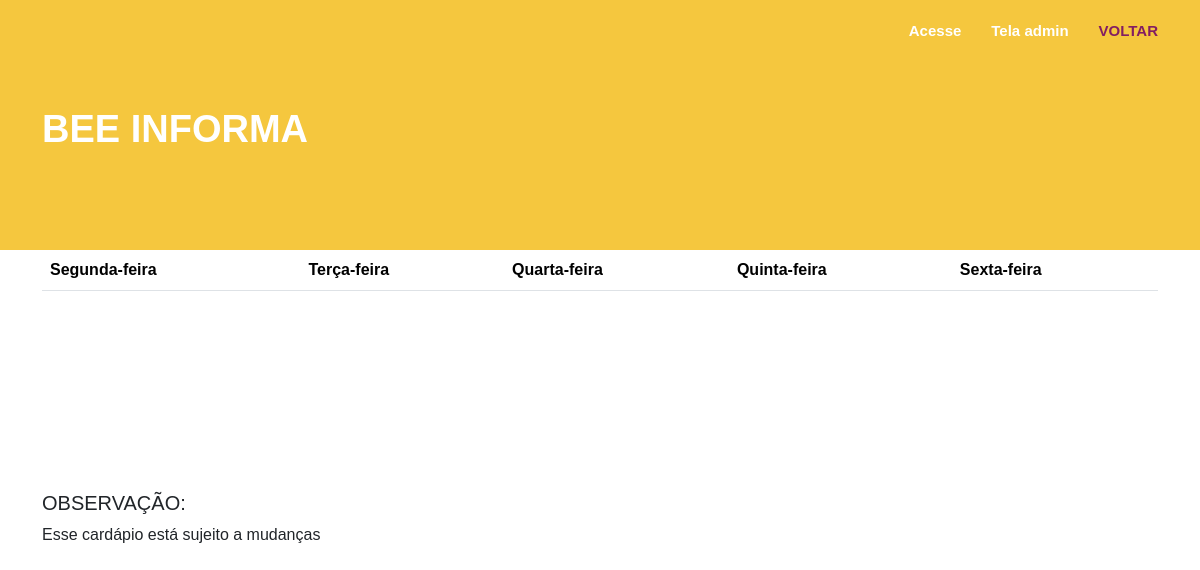
Before: /cardapio-cantina with the older database file.
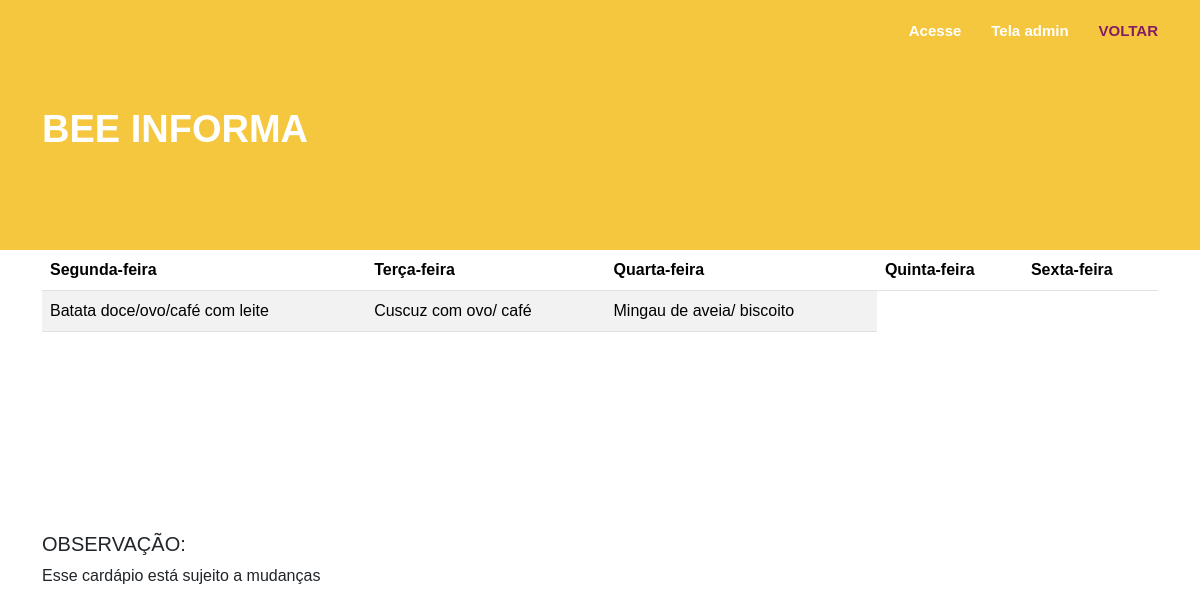
After: the same page with the newer database file.
### cadastros/models.py (models this page shows, shortened)
class Cardapios(models.Model):
    DIAS_DA_SEMANA_CHOICES = (
        ("SEG", "Segunda-feira"),
        ("TER", "Terça-feira"),
        ("QUA", "Quarta-feira"),
        ("QUI", "Quinta-feira"),
        ("SEX", "Sexta-feira")
    )
    car_dia_semana = models.CharField(max_length=3, choices=DIAS_DA_SEMANA_CHOICES, default="SEG", verbose_name='Dia da Semana')
    car_descricao = models.TextField(max_length=100, verbose_name='Descrição')
    car_data_registro = models.DateField(auto_now=True, verbose_name= 'Data de Registro')

### cadastros/views.py (the view)
# urls.py: path("cardapio-cantina", views.cardapio_list, name="cardapio-list"),
def cardapio_list(request):
    itensCardapio = models.Cardapios.objects.all()
    context = {'itens': itensCardapio}
    return render(request, "listas/cardapio/cardapio.html", context)

### cadastros/templates/listas/cardapio/cardapio.html (shortened to what this page needs)
{% extends 'modelo.html' %}
{% load static %}
{% block conteudo %}
    <main class="container">
        <table class="table table-striped">
            <thead>
                <tr>
                    <th>Segunda-feira</th>
                    <th>Terça-feira</th>
                    <th>Quarta-feira</th>
                    <th>Quinta-feira</th>
                    <th>Sexta-feira</th>
                </tr>
            </thead>
            <tbody>
                <tr>
                    {% for item in itens %}
                        {% if item.car_dia_semana == "SEG" %}
                            <td>{{ item.car_descricao }}</td>
                        {% elif item.car_dia_semana == "TER" %}
                            <td>{{ item.car_descricao }}</td>
                        {% elif item.car_dia_semana == "QUA" %}
                            <td>{{ item.car_descricao }}</td>
                        {% elif item.car_dia_semana == "QUI" %}
                            <td>{{ item.car_descricao }}</td>
                        {% elif item.car_dia_semana == "SEX" %}
                            <td>{{ item.car_descricao }}</td>
                        {% endif %}
                    {% endfor %}
                </tr>
            </tbody>
        </table>
        <footer id="rodape">
            <h5>OBSERVAÇÃO:</h5>
            <span>Esse cardápio está sujeito a mudanças</span>
        </footer>
    </main>
{% endblock %}

Changed rows visible on the page:
now on this page (row edited): Cardapios: car_descricao "Batata doce/ovo/café com leite"
now on this page (row edited): Cardapios: car_descricao "Cuscuz com ovo/ café"
now on this page (row edited): Cardapios: car_descricao "Mingau de aveia/ biscoito"
